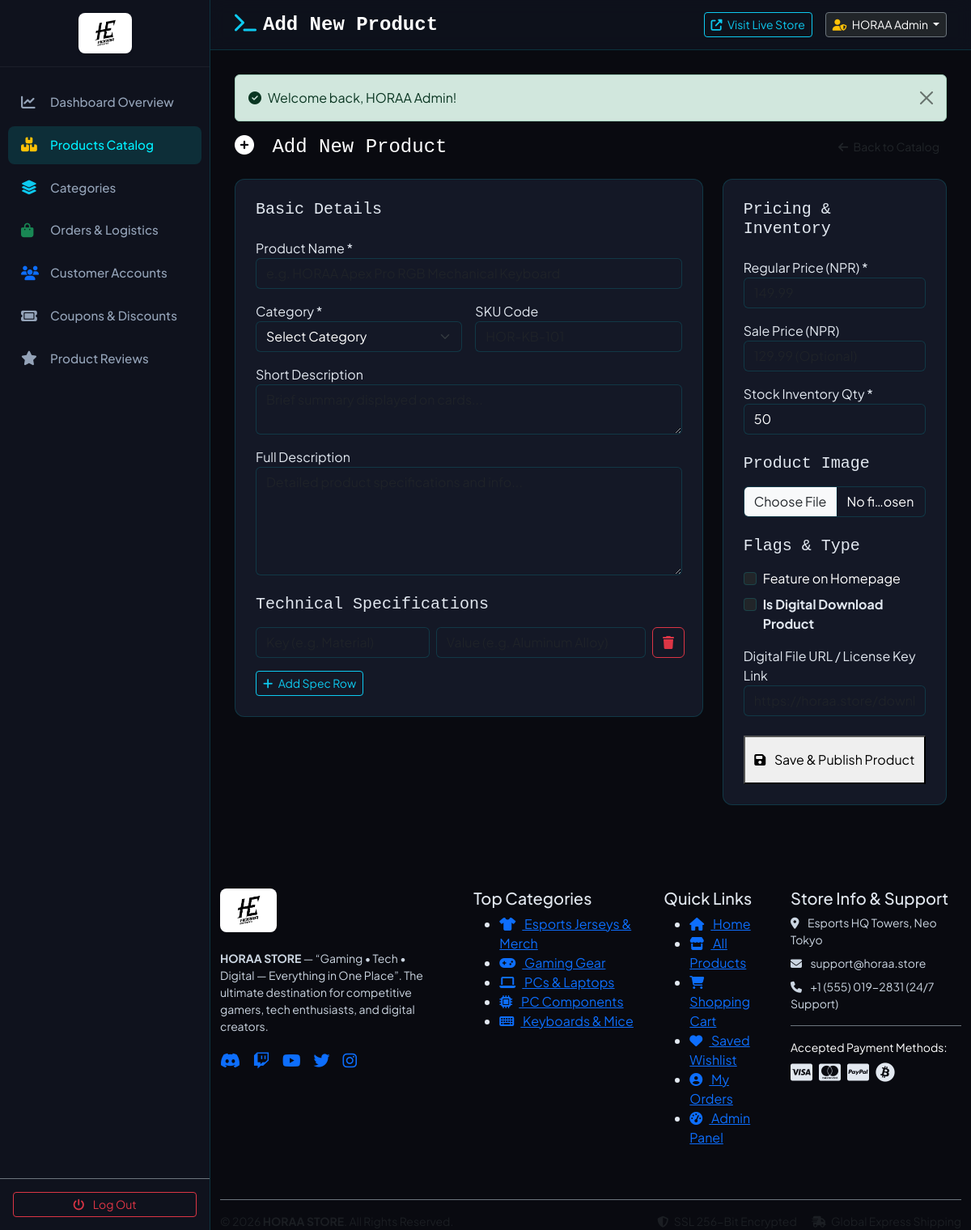
The page /admin/product-add.php (signed in) on the database its author committed.
### tables this page shows
CREATE TABLE IF NOT EXISTS `users` (
  `id` INT AUTO_INCREMENT PRIMARY KEY,
  `name` VARCHAR(100) NOT NULL,
  `email` VARCHAR(150) NOT NULL UNIQUE,
  `password` VARCHAR(255) NOT NULL,
  `phone` VARCHAR(30) DEFAULT NULL,
  `address` TEXT DEFAULT NULL,
  `city` VARCHAR(100) DEFAULT NULL,
  `postal_code` VARCHAR(20) DEFAULT NULL,
  `role` ENUM('user', 'admin') DEFAULT 'user',
  `created_at` TIMESTAMP DEFAULT CURRENT_TIMESTAMP,
  `updated_at` TIMESTAMP DEFAULT CURRENT_TIMESTAMP ON UPDATE CURRENT_TIMESTAMP
);

CREATE TABLE IF NOT EXISTS `categories` (
  `id` INT AUTO_INCREMENT PRIMARY KEY,
  `name` VARCHAR(100) NOT NULL,
  `slug` VARCHAR(100) NOT NULL UNIQUE,
  `description` TEXT DEFAULT NULL,
  `icon` VARCHAR(50) DEFAULT 'fas fa-gamepad',
  `image` VARCHAR(255) DEFAULT NULL,
  `created_at` TIMESTAMP DEFAULT CURRENT_TIMESTAMP
);

### admin/product-add.php (the view, shortened to what this page needs)
<?php
require_once __DIR__ . '/../includes/functions.php';
$adminPageTitle = "Add New Product";
require_once __DIR__ . '/../includes/admin_header.php';
?>
<div class="d-flex justify-content-between align-items-center mb-4">
    <h4 class="text-white font-monospace mb-0"><i class="fas fa-plus-circle text-cyan me-2"></i> Add New Product</h4>
    <a href="products.php" class="btn btn-sm btn-outline-cyan"><i class="fas fa-arrow-left me-1"></i> Back to Catalog</a>
</div>
<form action="product-add.php" method="POST" enctype="multipart/form-data">
    <div class="row g-4 mb-5">
        <div class="col-lg-8">
            <div class="admin-card">
                <h5 class="text-cyan mb-4 font-monospace">Basic Details</h5>
                <div class="mb-3">
                    <label class="form-label-cyber">Product Name *</label>
                    <input type="text" name="name" class="form-control form-control-cyber" required placeholder="e.g. HORAA Apex Pro RGB Mechanical Keyboard">
                </div>
                <div class="row g-3 mb-3">
                    <div class="col-md-6">
                        <label class="form-label-cyber">Category *</label>
                        <select name="category_id" class="form-select bg-dark text-white border-cyan" required>
                            <option value="">Select Category</option>
                        </select>
                    </div>
                    <div class="col-md-6">
                        <label class="form-label-cyber">SKU Code</label>
                        <input type="text" name="sku" class="form-control form-control-cyber" placeholder="HOR-KB-101">
                    </div>
                </div>
                <div class="mb-3">
                    <label class="form-label-cyber">Short Description</label>
                    <textarea name="short_description" rows="2" class="form-control form-control-cyber" placeholder="Brief summary displayed on cards..."></textarea>
                </div>
                <div class="mb-4">
                    <label class="form-label-cyber">Full Description</label>
                    <textarea name="description" rows="5" class="form-control form-control-cyber" placeholder="Detailed product specifications and info..."></textarea>
                </div>
                <h5 class="text-cyan mb-3 font-monospace">Technical Specifications</h5>
                <div id="spec-pairs-container">
                    <div class="row g-2 mb-2 spec-row">
                        <div class="col-5">
                            <input type="text" name="spec_keys[]" class="form-control form-control-cyber" placeholder="Key (e.g. Material)">
                        </div>
                        <div class="col-6">
                            <input type="text" name="spec_values[]" class="form-control form-control-cyber" placeholder="Value (e.g. Aluminum Alloy)">
                        </div>
                        <div class="col-1 text-end">
                            <button type="button" class="btn btn-outline-danger btn-remove-spec"><i class="fas fa-trash"></i></button>
                        </div>
                    </div>
                </div>
                <button type="button" id="btn-add-spec" class="btn btn-sm btn-outline-info mt-2">
                    <i class="fas fa-plus me-1"></i> Add Spec Row
                </button>
            </div>
        </div>
        <div class="col-lg-4">
            <div class="admin-card">
                <h5 class="text-cyan mb-4 font-monospace">Pricing & Inventory</h5>
                <div class="mb-3">
                    <label class="form-label-cyber">Regular Price (NPR) *</label>
                    <input type="number" step="0.01" name="price" class="form-control form-control-cyber" required placeholder="149.99">
                </div>
                <div class="mb-3">
                    <label class="form-label-cyber">Sale Price (NPR)</label>
                    <input type="number" step="0.01" name="sale_price" class="form-control form-control-cyber" placeholder="129.99 (Optional)">
                </div>
                <div class="mb-4">
                    <label class="form-label-cyber">Stock Inventory Qty *</label>
                    <input type="number" name="stock" class="form-control form-control-cyber" required value="50">
                </div>
                <h5 class="text-cyan mb-3 font-monospace">Product Image</h5>
                <div class="mb-4">
                    <input type="file" name="image" class="form-control bg-dark text-white border-cyan" accept="image/*">
                </div>
                <h5 class="text-cyan mb-3 font-monospace">Flags & Type</h5>
                <div class="form-check mb-2">
                    <input class="form-check-input bg-dark border-cyan" type="checkbox" name="is_featured" id="chkFeatured" value="1">
                    <label class="form-check-label text-white" for="chkFeatured">Feature on Homepage</label>
                </div>
                <div class="form-check mb-3">
                    <input class="form-check-input bg-dark border-magenta" type="checkbox" name="is_digital" id="chkDigital" value="1">
                    <label class="form-check-label text-magenta fw-bold" for="chkDigital">Is Digital Download Product</label>
                </div>
                <div class="mb-4">
                    <label class="form-label-cyber">Digital File URL / License Key Link</label>
                    <input type="text" name="digital_file_url" class="form-control form-control-cyber" placeholder="https://horaa.store/downloads/key.pdf">
                </div>
                <button type="submit" name="save_product" class="btn-cyan w-100 py-3 justify-content-center">
                    <i class="fas fa-save me-2"></i> Save & Publish Product
                </button>
            </div>
        </div>
    </div>
</form>
<?php require_once __DIR__ . '/../includes/footer.php'; ?>

### includes/admin_header.php (shortened to what this page needs)
<?php
require_once __DIR__ . '/functions.php';
$adminUser = current_user();
?>
<!DOCTYPE html>
<html lang="en">
<head>
    <link href="https://cdn.jsdelivr.net/npm/bootstrap@5.3.2/dist/css/bootstrap.min.css" rel="stylesheet">
    <link rel="stylesheet" href="https://cdnjs.cloudflare.com/ajax/libs/font-awesome/6.4.2/css/all.min.css">
    <link rel="stylesheet" href="<?php echo url('assets/css/admin.css?v=' . time()); ?>">
</head>
<body class="admin-body">
    <div class="admin-wrapper">
        <?php include __DIR__ . '/admin_sidebar.php'; ?>
        <div class="admin-main">
            <header class="admin-topbar">
                <div class="d-flex align-items-center gap-3">
                    <h4 class="mb-0 text-white font-monospace fw-bold">
                        <i class="fas fa-terminal text-info me-2"></i><?php echo isset($adminPageTitle) ? sanitize($adminPageTitle) : 'Dashboard Overview'; ?>
                    </h4>
                </div>
                <div class="d-flex align-items-center gap-3">
                    <a href="<?php echo url('index.php'); ?>" target="_blank" class="btn btn-sm btn-outline-info">
                        <i class="fas fa-external-link-alt me-1"></i> Visit Live Store
                    </a>
                    <div class="dropdown">
                        <button class="btn btn-sm btn-dark dropdown-toggle border-secondary" type="button" data-bs-toggle="dropdown">
                            <i class="fas fa-user-shield text-warning me-1"></i> <?php echo sanitize($adminUser['name']); ?>
                        </button>
                    </div>
                </div>
            </header>
            <div class="admin-content">

### includes/footer.php (shortened to what this page needs)
        </div>
    <?php if (basename($_SERVER['PHP_SELF']) !== 'order-success.php'): ?>
    <footer class="horaa-footer">
        <div class="container">
            <div class="row g-4 mb-5">
                <div class="col-lg-4 col-md-6">
                    <a href="<?php echo url('index.php'); ?>" class="brand-logo d-inline-block mb-3 p-2 px-3 bg-white rounded-3 shadow-sm">
                        <img src="https://horaaesports.com.np/images/HORAA-ESPORTSBlack.png" onerror="this.onerror=null;this.src='<?php echo url('assets/images/horaa-logo.png'); ?>';" alt="HORAA Esports" style="height: 38px; width: auto; object-fit: contain; display: block;">
                    </a>
                    <p class="text-secondary small pe-lg-4 mb-3" style="color: #cbd5e1 !important;">
                        <strong>HORAA STORE</strong> — “Gaming • Tech • Digital — Everything in One Place”.
                        The ultimate destination for competitive gamers, tech enthusiasts, and digital creators.
                    </p>
                    <div class="d-flex gap-3 fs-5">
                        <a href="#" class="text-purple"><i class="fab fa-discord"></i></a>
                        <a href="#" class="text-purple"><i class="fab fa-twitch"></i></a>
                        <a href="#" class="text-purple"><i class="fab fa-youtube"></i></a>
                        <a href="#" class="text-purple"><i class="fab fa-twitter"></i></a>
                        <a href="#" class="text-purple"><i class="fab fa-instagram"></i></a>
                    </div>
                </div>
                <div class="col-lg-3 col-md-6">
                    <h5 class="footer-title">Top Categories</h5>
                    <ul class="footer-links">
                        <?php
                        global $db;
                        $footerCats = [];
                        if (isset($db)) {
                            try {
                                $fStmt = $db->query("SELECT id, name, icon FROM categories ORDER BY id ASC LIMIT 5");
                                if ($fStmt) $footerCats = $fStmt->fetchAll();
                            } catch (Exception $e) {}
                        }
                        ?>
                        <?php if (!empty($footerCats)): ?>
                            <?php foreach ($footerCats as $fCat): ?>
                                <li>
                                    <a href="<?php echo url('shop.php?cat=' . $fCat['id']); ?>">
                                        <i class="<?php echo sanitize($fCat['icon'] ?: 'fas fa-tag'); ?> text-purple me-2"></i>
                                        <?php echo sanitize($fCat['name']); ?>
                                    </a>
                                </li>
                            <?php endforeach; ?>
                        <?php endif; ?>
                    </ul>
                </div>
                <div class="col-lg-2 col-md-6">
                    <h5 class="footer-title">Quick Links</h5>
                    <ul class="footer-links">
                        <li><a href="<?php echo url('index.php'); ?>"><i class="fas fa-house text-purple me-2"></i> Home</a></li>
                        <li><a href="<?php echo url('shop.php'); ?>"><i class="fas fa-store text-purple me-2"></i> All Products</a></li>
                        <li><a href="<?php echo url('cart.php'); ?>"><i class="fas fa-shopping-cart text-purple me-2"></i> Shopping Cart</a></li>
                        <li><a href="<?php echo url('wishlist.php'); ?>"><i class="fas fa-heart text-purple me-2"></i> Saved Wishlist</a></li>
                        <li><a href="<?php echo url('profile.php'); ?>"><i class="fas fa-user-circle text-purple me-2"></i> My Orders</a></li>
                        <li><a href="<?php echo url('admin/index.php'); ?>"><i class="fas fa-gauge-high text-purple me-2"></i> Admin Panel</a></li>
                    </ul>
                </div>
                <div class="col-lg-3 col-md-6">
                    <h5 class="footer-title">Store Info & Support</h5>
                    <ul class="list-unstyled small mb-3" style="color: #cbd5e1;">
                        <li class="mb-2"><i class="fas fa-map-marker-alt text-purple me-2"></i> Esports HQ Towers, Neo Tokyo</li>
                        <li class="mb-2"><i class="fas fa-envelope text-purple me-2"></i> support@horaa.store</li>
                        <li class="mb-2"><i class="fas fa-phone text-purple me-2"></i> +1 (555) 019-2831 (24/7 Support)</li>
                    </ul>
                    <div class="border-top border-secondary pt-3 mt-3">
                        <span class="small d-block mb-2 text-white">Accepted Payment Methods:</span>
                        <div class="d-flex gap-2 fs-4 text-purple">
                            <i class="fab fa-cc-visa" title="Visa"></i>
                            <i class="fab fa-cc-mastercard" title="Mastercard"></i>
                            <i class="fab fa-cc-paypal" title="PayPal"></i>
                            <i class="fab fa-bitcoin text-gold" title="Crypto / Esports Pay"></i>
                        </div>
                    </div>
                </div>
            </div>
            <div class="border-top border-secondary pt-3 d-flex flex-column flex-md-row align-items-center justify-content-between text-muted small">
                <div>&copy; <?php echo date('Y'); ?> <strong>HORAA STORE</strong>. All Rights Reserved.</div>
                <div class="mt-2 mt-md-0">
                    <span class="me-3"><i class="fas fa-shield-halved text-cyan me-1"></i> SSL 256-Bit Encrypted</span>
                    <span><i class="fas fa-truck-fast text-cyan me-1"></i> Global Express Shipping</span>
                </div>
            </div>
        </div>
    </footer>
    <?php endif; ?>
</body>
</html>

### assets/css/admin.css (style rules this page uses)
:root { --admin-bg: #090a10; --admin-sidebar-bg: #0f121d; --admin-card-bg: #141826; --admin-border: rgba(0, 240, 255, 0.15); --admin-primary: #00f0ff; --admin-accent: #ff0055; --admin-text: #e2e8f0; --admin-muted: #94a3b8; --font-heading: 'Plus Jakarta Sans', sans-serif; --font-subheading: 'Outfit', sans-serif; }
body.admin-body { background-color: var(--admin-bg); color: var(--admin-text); font-family: 'Plus Jakarta Sans', 'Inter', sans-serif; margin: 0; padding: 0; }
.admin-wrapper { display: flex; min-height: 100vh; }
.admin-main { margin-left: 260px; flex-grow: 1; display: flex; flex-direction: column; }
.admin-topbar { background: rgba(15, 18, 29, 0.9); backdrop-filter: blur(10px); border-bottom: 1px solid var(--admin-border); padding: 15px 30px; display: flex; align-items: center; justify-content: space-between; position: sticky; top: 0; z-index: 90; }
.admin-content { padding: 30px; }
.admin-card { background: var(--admin-card-bg); border: 1px solid var(--admin-border); border-radius: 12px; padding: 25px; margin-bottom: 25px; }
.form-control, .form-select, input, select, textarea { background-color: #141826 !important; border: 1px solid var(--admin-border) !important; color: #ffffff !important; }

### rows shown on the page
users: name "HORAA Admin"
categories: name "Esports Jerseys & Merch"
categories: name "Gaming Gear"
categories: name "PCs & Laptops"
categories: name "PC Components"
categories: name "Keyboards & Mice"

### other values the page prints
$adminPageTitle "Add New Product"
$flash['message'] "Welcome back, HORAA Admin!"
